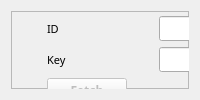
     <widget class="QWidget" name="tab_setup">
      <property name="sizePolicy">
       <sizepolicy hsizetype="Expanding" vsizetype="Expanding">
        <horstretch>0</horstretch>
        <verstretch>0</verstretch>
       </sizepolicy>
      </property>
      <property name="font">
       <font>
        <family>Liberation Narrow</family>
        <weight>75</weight>
        <bold>true</bold>
       </font>
      </property>
      <attribute name="title">
       <string>Setup</string>
      </attribute>
      <layout class="QGridLayout" name="gridLayout_setup">
       <item row="0" column="0">
        <widget class="QFrame" name="frame_setup">
         <property name="frameShape">
          <enum>QFrame::StyledPanel</enum>
         </property>
         <property name="frameShadow">
          <enum>QFrame::Raised</enum>
         </property>
         <widget class="QWidget" name="layoutWidget">
          <property name="geometry">
           <rect>
            <x>0</x>
            <y>0</y>
            <width>724</width>
            <height>191</height>
           </rect>
          </property>
          <layout class="QVBoxLayout" name="verticalLayout_setup">
           <item>
            <layout class="QGridLayout" name="gridLayout_setup_1">
             <property name="leftMargin">
              <number>10</number>
             </property>
             <property name="rightMargin">
              <number>10</number>
             </property>
             <item row="3" column="0">
              <widget class="QLabel" name="label_api_char">
               <property name="sizePolicy">
                <sizepolicy hsizetype="Fixed" vsizetype="Preferred">
                 <horstretch>0</horstretch>
                 <verstretch>0</verstretch>
                </sizepolicy>
               </property>
               <property name="maximumSize">
                <size>
                 <width>42</width>
                 <height>16777215</height>
                </size>
               </property>
               <property name="font">
                <font>
                 <family>Armalite Rifle</family>
                 <pointsize>8</pointsize>
                 <weight>50</weight>
                 <bold>false</bold>
                </font>
               </property>
               <property name="toolTip">
                <string>The character you will be using for trading.</string>
               </property>
               <property name="text">
                <string>Char</string>
               </property>
              </widget>
             </item>
             <item row="1" column="0">
              <widget class="QLabel" name="label_api_key">
               <property name="sizePolicy">
                <sizepolicy hsizetype="Fixed" vsizetype="Preferred">
                 <horstretch>0</horstretch>
                 <verstretch>0</verstretch>
                </sizepolicy>
               </property>
               <property name="maximumSize">
                <size>
                 <width>42</width>
                 <height>16777215</height>
                </size>
               </property>
               <property name="font">
                <font>
                 <family>Armalite Rifle</family>
                 <pointsize>8</pointsize>
                 <weight>50</weight>
                 <bold>false</bold>
                </font>
               </property>
               <property name="toolTip">
                <string>The key field of your eve api key.</string>
               </property>
               <property name="text">
                <string>Key</string>
               </property>
              </widget>
             </item>
             <item row="5" column="0">
              <widget class="QLabel" name="label_license">
               <property name="enabled">
                <bool>true</bool>
               </property>
               <property name="maximumSize">
                <size>
                 <width>55</width>
                 <height>16777215</height>
                </size>
               </property>
               <property name="font">
                <font>
                 <family>Armalite Rifle</family>
                 <weight>50</weight>
                 <bold>false</bold>
                </font>
               </property>
               <property name="toolTip">
                <string>A license key is required to enable all features of this app. This field has nothing to do with your eve api key.</string>
               </property>
               <property name="text">
                <string>License</string>
               </property>
              </widget>
             </item>
             <item row="3" column="3">
              <widget class="QComboBox" name="comboBox_char">
               <property name="sizePolicy">
                <sizepolicy hsizetype="Preferred" vsizetype="Fixed">
                 <horstretch>0</horstretch>
                 <verstretch>0</verstretch>
                </sizepolicy>
               </property>
               <property name="maximumSize">
                <size>
                 <width>200</width>
                 <height>16777215</height>
                </size>
               </property>
               <property name="toolTip">
                <string>Select the name of your trading character here.</string>
               </property>
              </widget>
             </item>
             <item row="0" column="3">
              <widget class="QLineEdit" name="lineEdit_api_id">
               <property name="sizePolicy">
                <sizepolicy hsizetype="Fixed" vsizetype="Fixed">
                 <horstretch>2</horstretch>
                 <verstretch>0</verstretch>
                </sizepolicy>
               </property>
               <property name="minimumSize">
                <size>
                 <width>200</width>
                 <height>0</height>
                </size>
               </property>
               <property name="maximumSize">
                <size>
                 <width>200</width>
                 <height>16777215</height>
                </size>
               </property>
               <property name="toolTip">
                <string>Enter your eve api id here. (the shorter one)</string>
               </property>
              </widget>
             </item>
             <item row="0" column="0">
              <widget class="QLabel" name="label_api_id">
               <property name="sizePolicy">
                <sizepolicy hsizetype="Fixed" vsizetype="Preferred">
                 <horstretch>0</horstretch>
                 <verstretch>0</verstretch>
                </sizepolicy>
               </property>
               <property name="maximumSize">
                <size>
                 <width>42</width>
                 <height>16777215</height>
                </size>
               </property>
               <property name="font">
                <font>
                 <family>Armalite Rifle</family>
                 <pointsize>8</pointsize>
                 <weight>50</weight>
                 <bold>false</bold>
                </font>
               </property>
               <property name="toolTip">
                <string>The ID field of your eve api key.</string>
               </property>
               <property name="text">
                <string>ID</string>
               </property>
              </widget>
             </item>
             <item row="1" column="3">
              <widget class="QLineEdit" name="lineEdit_api_key">
               <property name="sizePolicy">
                <sizepolicy hsizetype="Fixed" vsizetype="Fixed">
                 <horstretch>0</horstretch>
                 <verstretch>0</verstretch>
                </sizepolicy>
               </property>
               <property name="minimumSize">
                <size>
                 <width>540</width>
                 <height>0</height>
                </size>
               </property>
               <property name="maximumSize">
                <size>
                 <width>200</width>
                 <height>16777215</height>
                </size>
               </property>
               <property name="sizeIncrement">
                <size>
                 <width>2</width>
                 <height>0</height>
                </size>
               </property>
               <property name="toolTip">
                <string>Enter your eve api key here. (the longer one)</string>
               </property>
              </widget>
             </item>
             <item row="5" column="3">
              <widget class="QLineEdit" name="lineEdit_license">
               <property name="enabled">
                <bool>true</bool>
               </property>
               <property name="sizePolicy">
                <sizepolicy hsizetype="Fixed" vsizetype="Fixed">
                 <horstretch>0</horstretch>
                 <verstretch>0</verstretch>
                </sizepolicy>
               </property>
               <property name="minimumSize">
                <size>
                 <width>540</width>
                 <height>0</height>
                </size>
               </property>
               <property name="toolTip">
                <string>Entry your license key here to enable all features.</string>
               </property>
              </widget>
             </item>
             <item row="6" column="0">
              <widget class="QPushButton" name="pushButton_api_save">
               <property name="enabled">
                <bool>false</bool>
               </property>
               <property name="sizePolicy">
                <sizepolicy hsizetype="Fixed" vsizetype="Preferred">
                 <horstretch>0</horstretch>
                 <verstretch>0</verstretch>
                </sizepolicy>
               </property>
               <property name="maximumSize">
                <size>
                 <width>95</width>
                 <height>25</height>
                </size>
               </property>
               <property name="toolTip">
                <string>Push this button to save everything on this page after you fetch the characters, select your trading character, and enter a license key.</string>
               </property>
               <property name="text">
                <string>Save</string>
               </property>
              </widget>
             </item>
             <item row="2" column="0">
              <widget class="QPushButton" name="pushButton_api_fetch">
               <property name="enabled">
                <bool>false</bool>
               </property>
               <property name="sizePolicy">
                <sizepolicy hsizetype="Fixed" vsizetype="Preferred">
                 <horstretch>0</horstretch>
                 <verstretch>0</verstretch>
                </sizepolicy>
               </property>
               <property name="maximumSize">
                <size>
                 <width>95</width>
                 <height>25</height>
                </size>
               </property>
               <property name="toolTip">
                <string>After entering the ID and Key, push the Fetch button to validate the key and retrieve a list of available characters.</string>
               </property>
               <property name="text">
                <string>Fetch</string>
               </property>
              </widget>
             </item>
            </layout>
           </item>
          </layout>
         </widget>
        </widget>
       </item>
      </layout>
     </widget>
